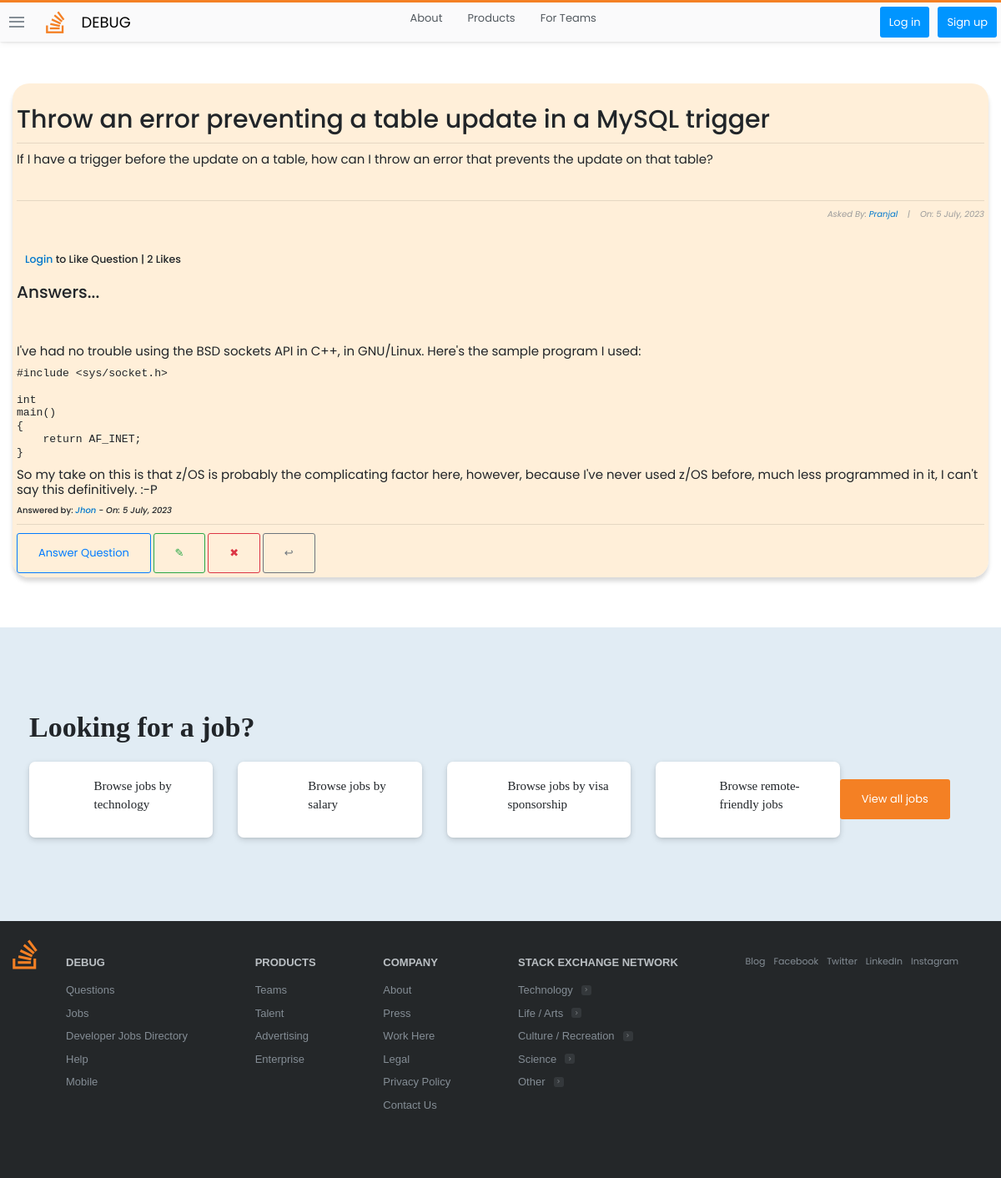
The app's page /questions/9/ with its own data.
### stackbase/models.py (models this page shows, shortened)
class Question(models.Model):
    user = models.ForeignKey(User,on_delete=models.CASCADE)
    title = models.CharField(max_length=10000)
    content = RichTextField()
    likes = models.ManyToManyField(User,related_name='question_post')
    dislikes = models.ManyToManyField(User,related_name='question_post_dislike')
    date_created = models.DateTimeField(default = timezone.now)
    def total_likes(self):
        return self.likes.count()

class Comment(models.Model):
    question = models.ForeignKey(Question, related_name="comment", on_delete = models.CASCADE)
    name = models.CharField(max_length=1000)
    content = RichTextField()
    date_created = models.DateTimeField(default = timezone.now)

### stackbase/views.py (the view)
# urls.py: path('questions/<int:pk>/',views.QuestionDetailView.as_view(),name="question-detail"),
class QuestionDetailView(DetailView):
    model = Question
    def get_context_data(self, *args, **kwargs):
        context = super(QuestionDetailView,self).get_context_data()
        something = get_object_or_404(Question,id=self.kwargs['pk'])
        total_likes = something.total_likes()
        liked = False
        if something.dislikes.filter(id=self.request.user.id).exists():
            liked = True
        context['total_likes'] = total_likes
        context['liked'] = liked
        return context

### stackbase/templates/stackbase/question_detail.html (shortened to what this page needs)
{% extends 'base.html' %}
{% block content %}
<!DOCTYPE html>
<html lang="en">
<head>
</head>
<body>
    <div class="container">
        <div class="list-question">
            <div class="questions">
                <div class="container" style="background-color: rgba(255, 235, 209, 0.808); padding: 5px; box-shadow: rgba(0, 0, 0, 0.15) 0px 5px 5px 0px; border-radius: 20px;" >
                    <h3 id="fh3">{{question.title}}</h3>
                    <hr>
                    <h6 id="fh6">{{ question.content|safe }}</h6>
                    <hr>
                    <h6 id="fh6" style="font-size: 10px; font-style: italic; color: rgb(155, 155, 155); text-align: right;">Asked By: <a href="{% url 'profile' %}">{{ object.user|title }}</a>&nbsp;&nbsp;&nbsp; |&nbsp;&nbsp;&nbsp; On: {{ object.date_created|date:"j F, Y" }}</h6>
                    <br>
                        <form action="{% url 'stackbase:like_post' object.pk %}" method="POST">
                            {% if user.is_authenticated %}
                            {% if liked %}
                                    <div style="display: flex; align-items: center; margin-left: 10px;">
                                        <button type="submit" name="question_id" value="{{ question.id }}" style="border: none; border-radius: 60px;"><img src="https://image.similarpng.com/very-thumbnail/2020/06/Dislike-icon-transparent-PNG.png" alt="" style="width: 40px;"></button> <h5 style="margin-left: 10px; cursor: pointer;"> |  {{ total_dislikes }} Dislikes</h5>
                                    </div>
                                    {% else %}
                                    <div style="display: flex; align-items: center; margin-left: 10px;">
                                        <button type="submit" name="question_id" value="{{ question.id }}" style="border: none; border-radius: 30px;"><img src="https://i.pinimg.com/originals/39/44/6c/39446caa52f53369b92bc97253d2b2f1.png" alt="" style="width: 40px;"></button> <h5 style="margin-left: 10px; cursor: pointer;"> |  {{ total_likes }} Likes</h5>
                                    </div>
                                    {% endif %}
                            {% else %}
                                <h5 style="margin-left: 10px; cursor: pointer;"><a href="{% url 'login' %}">Login</a> to Like Question |  {{ total_likes }} Likes</h5>
                            {% endif %}
                        </form>
                    <br>
                    <h2>Answers...</h2> <br><br><br>
                    {% if not question.comment.all %}
                        <h3>No Answers yet... <a href="{% url 'stackbase:question-comment' question.id %}">Answer Question</a> </h3>
                    {% else %}
                        {% for comment in question.comment.all %}
                            <h3 style="font-weight: normal; font-size: 15px;">{{comment.content|safe}}</h3>
                            <h3 style="font-size: 10px;">Answered by: <i><a href="">{{comment.name}}</a> - On: {{comment.date_created|date:"j F, Y"}}</i></h3>
                            <hr>
                        {% endfor %}
                    {% endif %}
                    <a class="btn btn-outline-primary" id="fa" href="{% url 'stackbase:question-comment' question.id %}" style="text-decoration: none;">Answer Question</a>
                    <a style="text-decoration: none; " class="btn btn-outline-success" href="{% url 'stackbase:question-update' question.id  %}">&#x270E;</a>
                    <a style="text-decoration: none; " class="btn btn-outline-danger" href="{% url 'stackbase:question-delete' question.id  %}">&#x2716;</a>
                    <a style="text-decoration: none; " class="btn btn-outline-secondary" href="{% url 'stackbase:question-list' %}">&#x21a9;</a>
                </div> <br><br>
                </div> <br>
            </div>
        </div>
        <br>
</body>
</html>
{% endblock content %}

### static/main.css (style rules this page uses)
:root { --white: #fff; --black: #0c0d0e; --orange: #f48024; --yellow: #fbf2d4; --green: #5eba7d; --blue: #0077cc; --powder: #e1ecf4; --red: #d1383d; --black-025: #fafafb; --black-050: #eff0f1; --black-075: #e4e6e8; --black-100: #d6d9dc; --black-150: #c8ccd0; --black-200: #bbc0c4; --black-300: #9fa6ad; --black-350: #9199a1; --black-400: #848d95; --black-500: #6a737c; --black-600: #535a60; --black-700: #3c4146; --black-750: #2f3337; --black-800: #242729; --black-900: #0c0d0e; --orange-050: #fff7f2; --orange-100: #fee3cf; --orange-200: #fcd0ad; --orange-300: #f7aa6d; --orange-400: #f48024; --orange-500: #f2720c; --orange-600: #da670b; --orange-700: #bd5c00; --orange-800: #a35200; --orange-900: #874600; --blue-050: #f2f9ff; --blue-100: #cfeafe; --blue-200: #addafc; --blue-300: #6cbbf7; --blue-400: #379fef; --blue-500: #0095ff; --blue-600: #0077cc; --blue-700: #0064bd; --blue-800: #0054a3; --blue-900: #004487; --powder-050: #f4f8fb; --powder-100: #e1ecf4; --powder-200: #d1e5f1; --powder-300: #b3d3ea; --powder-400: #a0c7e4; --powder-500: #7aa7c7; --powder-600: #5b8db1; --powder-700: #39739d; --powder-800: #2c5777; --powder-900: #1e3c52; --green-025: #eef8f1; --green-050: #dcf0e2; --green-100: #cae8d4; --green-200: #a6d9b7; --green-300: #82ca9a; --green-400: #5eba7d; --green-500: #48a868; --green-600: #3d8f58; --green-700: #2f6f44; --green-800: #29603b; --green-900: #1e472c; --yellow-050: #fdf7e3; --yellow-100: #fbf2d4; --yellow-200: #f1e5bc; --yellow-300: #e6d178; --yellow-400: #e9c63f; --yellow-500: #ddb624; --yellow-600: #cea51b; --yellow-700: #b89516; --yellow-800: #9f8010; --yellow-900: #826a0b; --red-050: #fdf3f4; --red-100: #f9d3d7; --red-200: #f4b4bb; --red-300: #e87c87; --red-400: #de535e; --red-500: #d1383d; --red-600: #c02d2e; --red-700: #ac2726; --red-800: #942121; --red-900: #7a1819; --gold: #ffcc01; --gold-lighter: #fff4d1; --gold-darker: #f1b600; --silver: #b4b8bc; --silver-lighter: #e8e8e8; --silver-darker: #9a9c9f; --bronze: #caa789; --bronze-lighter: #f2e9e1; --bronze-darker: #ab825f; --fc-dark: #0c0d0e; --fc-medium: #3c4146; --fc-light: #6a737c; --focus-ring: rgba(0,149,255,0.15); --focus-ring-success: rgba(166,217,183,0.4); --focus-ring-warning: rgba(233,198,63,0.4); --focus-ring-error: rgba(192,45,46,0.15); --focus-ring-muted: rgba(36,39,41,0.1); --bs-sm: 0 1px 2px rgba(0,0,0,0.05),0 1px 4px rgba(0,0,0,0.05),0 2px 8px rgba(0,0,0,0.05); --bs-md: 0 1px 3px rgba(0,0,0,0.06),0 2px 6px rgba(0,0,0,0.06),0 3px 8px rgba(0,0,0,0.09); --bs-lg: 0 1px 4px rgba(0,0,0,0.09),0 3px 8px rgba(0,0,0,0.09),0 4px 13px rgba(0,0,0,0.13); --scrollbar: rgba(0,0,0,0.2); --highlight-bg: #f6f6f6; --highlight-color: #2f3337; --highlight-comment: #656e77; --highlight-punctuation: var(--black-600); --highlight-namespace: #b75501; --highlight-attribute: #015692; --highlight-literal: #b75501; --highlight-symbol: #803378; --highlight-keyword: #015692; --highlight-variable: #54790d; --highlight-addition: #2f6f44; --highlight-deletion: #c02d2e; --dark-blue:#2b2d6e; --magnolia:#f7f6f9; }
*, *::before, *::after { margin: 0; padding: 0; box-sizing: border-box; }
html { font-family: Arial, "Helvetica Neue", Helvetica, sans-serif; font-size: 10px; color: var(--black-800); }
.container { width: 100%; max-width: 126.4rem; margin: 0 auto; padding: 0 1.5rem; }
a { text-decoration: none; color: var(--blue-600); cursor: pointer; }
.btn { text-align: center; font-size: 1.3rem; border-radius: 3px; transition: all 0.5s; padding: 1.3rem 2.5rem; }

### stackbase/templates/stackbase/question_detail.html (style rules this page uses)
body { margin-top: 100px; font-family: 'Poppins', sans-serif; }
#fh3 { text-align: center; font-size: 30px; padding-top: 20px; text-align: left; }
#fh6 { text-align: left; font-size: 15px; padding-bottom: 20px; font-weight: normal; }

### records on screen
Question: title "Throw an error preventing a table update in a MySQL trigger", content "If I have a trigger before the update on a table, how can I throw an error that prevents the update on that table?", user "Pranjal", date_created "5 July, 2023"
Comment: content "I've had no trouble using the BSD sockets API in C++, in GNU/Linux. Here's the sample program I used: #include <sys/socket.h> int main() { return AF_INET; } So my take on this is that z/OS is probably the complicating factor here, however, because I've never used z/OS before, much less programmed in it, I can't say this definitively. :-P", name "Jhon", date_created "5 July, 2023"

### other values on screen
{{ total_likes }} "2"
